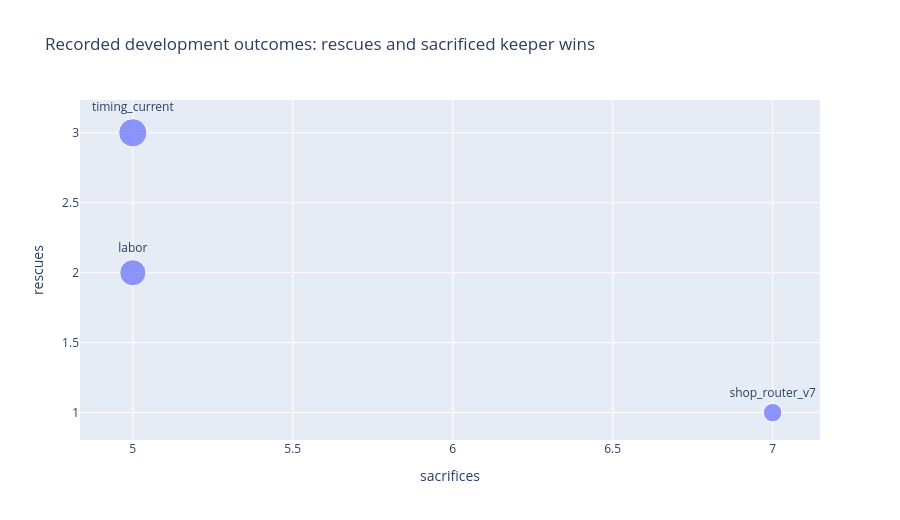

This figure's notebook cell:
### Markdown cell above
## Ladder-alignment correction

The replay-aligned validator requires exact terminal reward parity on the keeper before a counterfactual policy is scored. On the 48 recent keeper episodes used in the sprint, the keeper had **18 wins, 10 ties, and 20 losses (47.9% win/tie score)**. The older 24-episode development slice was **9 wins, 4 ties, and 11 losses (45.8%)**.

That result explained the mismatch between near-perfect performance on the old local panel and much weaker live rating.

### Code cell
development = report["milestones"]["ladder_alignment"]["development"]
plot = pd.DataFrame(
    [
        {
            "policy": name,
            "score": values["score_rate"],
            "rescues": values["rescued_keeper_losses"],
            "sacrifices": values["sacrificed_keeper_wins"],
        }
        for name, values in development.items()
        if "rescued_keeper_losses" in values and "sacrificed_keeper_wins" in values
    ]
)
fig2 = px.scatter(
    plot,
    x="sacrifices",
    y="rescues",
    size="score",
    text="policy",
    title="Recorded development outcomes: rescues and sacrificed keeper wins",
)
fig2.update_traces(textposition="top center")
fig2.update_layout(width=900, height=520)
static, axis = plt.subplots(figsize=(9, 5.2))
axis.scatter(plot["sacrifices"], plot["rescues"], s=80 + 600 * plot["score"], color="#147D92")
for row in plot.itertuples():
    axis.annotate(
        row.policy,
        (row.sacrifices, row.rescues),
        xytext=(0, 12),
        textcoords="offset points",
        ha="center",
    )
axis.set(xlim=(0, 8), ylim=(0, 4), xlabel="Sacrificed keeper wins", ylabel="Rescued keeper losses")
axis.set_title("Recorded development outcomes; three policies with paired counts")
show_with_static(fig2, static)

### Figure 1 — Plotly figure (JSON) as saved in the notebook; plotly's stock layout.template omitted (floating-point values rounded to 4 significant figures)
{"data": [{"hovertemplate": "sacrifices=%{x}<br>rescues=%{y}<br>score=%{marker.size}<br>policy=%{text}<extra></extra>", "legendgroup": "", "marker": {"color": "#636efa", "size": [0.25, 0.2917, 0.125], "sizemode": "area", "sizeref": 0.0007292, "symbol": "circle"}, "mode": "markers+text", "name": "", "orientation": "v", "showlegend": false, "text": ["labor", "timing_current", "shop_router_v7"], "textposition": "top center", "type": "scatter", "x": [5, 5, 7], "xaxis": "x", "y": [2, 3, 1], "yaxis": "y"}], "layout": {"height": 520, "legend": {"itemsizing": "constant", "tracegroupgap": 0}, "title": {"text": "Recorded development outcomes: rescues and sacrificed keeper wins"}, "width": 900, "xaxis": {"anchor": "y", "domain": [0.0, 1.0], "title": {"text": "sacrifices"}}, "yaxis": {"anchor": "x", "domain": [0.0, 1.0], "title": {"text": "rescues"}}}}
